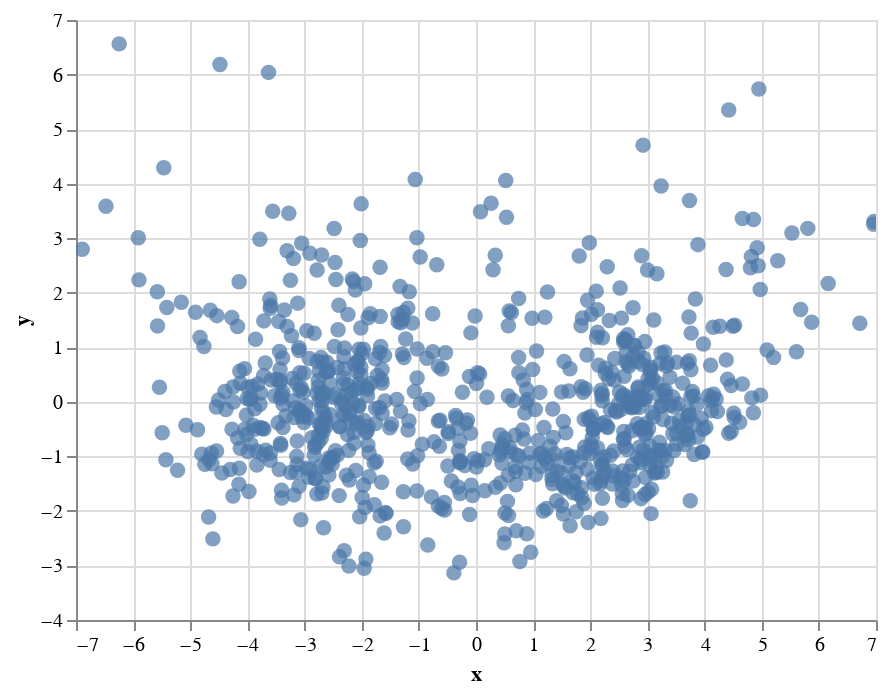

The code cell stored with this chart in its notebook:
### Code cell
alt.Chart(vis_data).mark_circle(size=60).encode(
    x='x',
    y='y',
    tooltip=['place', 'country']
).interactive()

### Figure 1 — Vega-Lite specification as saved in the notebook (floating-point values rounded to 4 significant figures; data arrays with more than 128 entries replaced by an {"elided": "..."} marker saying what was removed)
{"config": {"view": {"continuousWidth": 400, "continuousHeight": 300}}, "data": {"name": "data-b9d1e840a58e63b526b9c7145c666bfe"}, "mark": {"type": "circle", "size": 60}, "encoding": {"tooltip": [{"field": "place", "type": "nominal"}, {"field": "country", "type": "nominal"}], "x": {"field": "x", "type": "quantitative"}, "y": {"field": "y", "type": "quantitative"}}, "selection": {"selector001": {"type": "interval", "bind": "scales", "encodings": ["x", "y"]}}, "$schema": "https://vega.github.io/schema/vega-lite/v4.17.0.json", "datasets": {"data-b9d1e840a58e63b526b9c7145c666bfe": {"elided": "780 records"}}}
